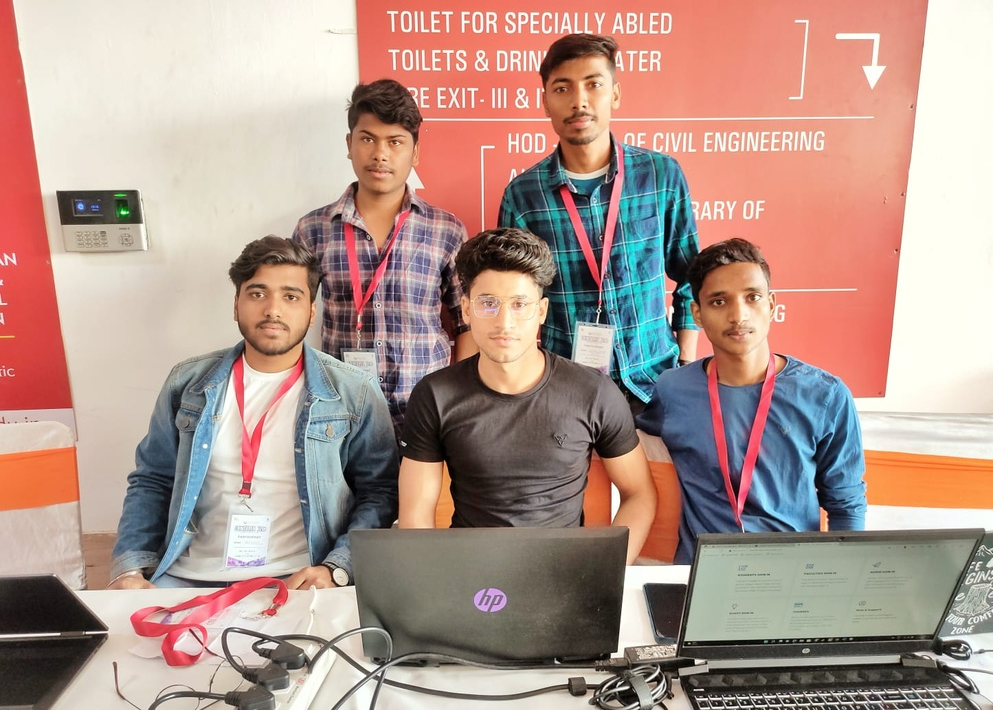
#> input picture BACK.jpeg, 993 x 710 px, shrunk from 1445 x 1033 before the run
$ python 'face detection from photo.py'
#> lines starting #> are read from the running program, lines starting #| are printed output that depends on the picture; after the words box and inside, x2 and y2 are one past the last pixel; in counts of white or black regions, pixels touching at a corner belong together
import cv2
faceCascade = cv2.CascadeClassifier("haarcascade_frontalface_default.xml")
image = cv2.imread('BACK.jpeg')
#> image is the input picture: shape (710, 993, 3); mean B, G, R 140.9, 150.7, 177.7
gray = cv2.cvtColor(image, cv2.COLOR_BGR2GRAY)
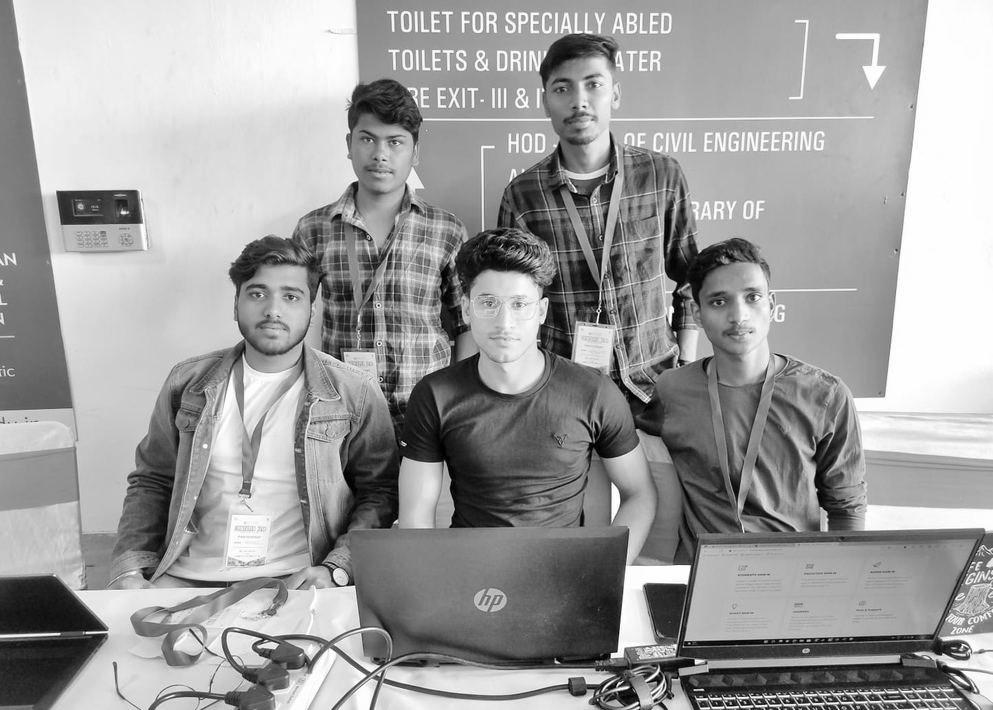
#> gray: shape (710, 993); min 0, max 255, mean 157.7

# Detect faces in the image
faces = faceCascade.detectMultiScale(
    gray,
    scaleFactor=1.2,
    minNeighbors=5,
    minSize=(30, 30)
)
#> faces = [[347, 114, 68, 68], [298, 400, 51, 51], [232, 263, 85, 85], [463, 273, 83, 83], [537, 54, 84, 84], [691, 264, 92, 92]]

print("Found {0} faces!".format(len(faces)))
#| Found 6 faces!

# Draw a rectangle around the faces
for (x, y, w, h) in faces:
    cv2.rectangle(image, (x, y), (x+w, y+h), (0, 255, 0), 2)
#> this loop made 6 passes
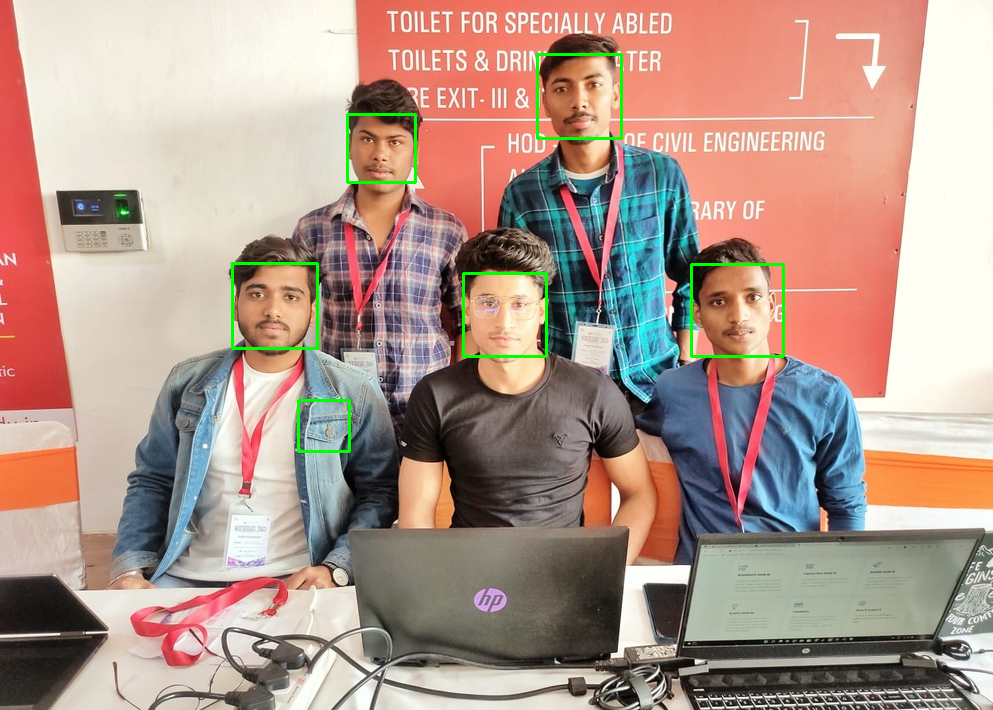
#> image: shape (710, 993, 3); 0.78% of pixels changed, all inside (x1, y1, x2, y2) = (231, 53, 785, 453)

cv2.imshow("Faces found", image)
cv2.waitKey(0)
